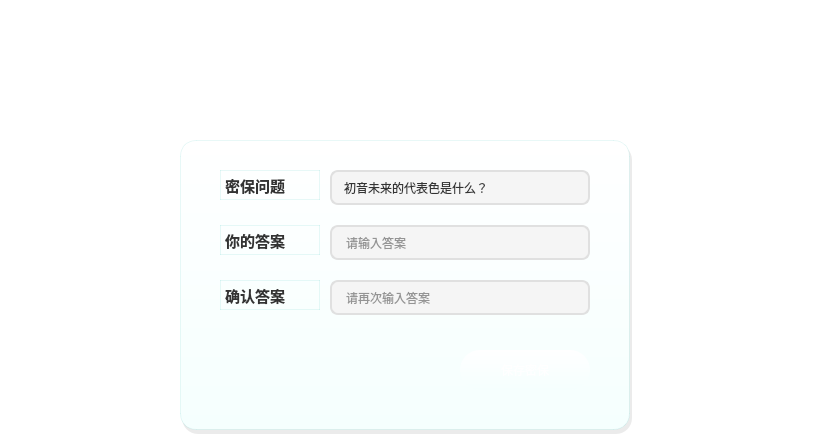
    <widget class="QWidget" name="page_13">
     <property name="styleSheet">
      <string notr="true">background: transparent;</string>
     </property>
     <widget class="QFrame" name="glass_header_security">
      <property name="geometry">
       <rect>
        <x>0</x>
        <y>0</y>
        <width>811</width>
        <height>95</height>
       </rect>
      </property>
      <property name="styleSheet">
       <string notr="true">background: rgba(255, 255, 255, 0.05); border-bottom: 1px solid rgba(255, 255, 255, 0.15);</string>
      </property>
      <property name="frameShape">
       <enum>QFrame::Shape::NoFrame</enum>
      </property>
     </widget>
     <widget class="QLabel" name="securityTitle">
      <property name="geometry">
       <rect>
        <x>30</x>
        <y>30</y>
        <width>300</width>
        <height>35</height>
       </rect>
      </property>
      <property name="font">
       <font>
        <pointsize>20</pointsize>
        <bold>true</bold>
       </font>
      </property>
      <property name="styleSheet">
       <string notr="true">color: #FFFFFF; background: transparent;</string>
      </property>
      <property name="text">
       <string>密保设置</string>
      </property>
     </widget>
     <widget class="QLabel" name="securitySubtitle">
      <property name="geometry">
       <rect>
        <x>30</x>
        <y>65</y>
        <width>280</width>
        <height>20</height>
       </rect>
      </property>
      <property name="font">
       <font>
        <pointsize>10</pointsize>
        <bold>true</bold>
       </font>
      </property>
      <property name="styleSheet">
       <string notr="true">color: rgba(255, 255, 255, 180); background: transparent;</string>
      </property>
      <property name="text">
       <string>Security Question</string>
      </property>
     </widget>
     <widget class="QPushButton" name="btn_security_back">
      <property name="geometry">
       <rect>
        <x>660</x>
        <y>15</y>
        <width>120</width>
        <height>32</height>
       </rect>
      </property>
      <property name="cursor">
       <cursorShape>PointingHandCursor</cursorShape>
      </property>
      <property name="styleSheet">
       <string notr="true">QPushButton {
    background: transparent;
    color: #FFFFFF;
    border: 2px solid #FFFFFF;
    border-radius: 15px;
    padding: 4px 16px;
    font: bold 11pt &quot;Microsoft YaHei&quot;;
}
QPushButton:hover {
    background: #FFFFFF;
    color: #39C5BB;
}
</string>
      </property>
      <property name="text">
       <string>返回</string>
      </property>
     </widget>
     <widget class="QFrame" name="shadow_card_security">
      <property name="geometry">
       <rect>
        <x>182</x>
        <y>144</y>
        <width>450</width>
        <height>290</height>
       </rect>
      </property>
      <property name="styleSheet">
       <string notr="true">background: rgba(0, 0, 0, 0.08); border-radius: 16px;</string>
      </property>
      <property name="frameShape">
       <enum>QFrame::Shape::NoFrame</enum>
      </property>
     </widget>
     <widget class="QFrame" name="card_security_form">
      <property name="geometry">
       <rect>
        <x>180</x>
        <y>140</y>
        <width>450</width>
        <height>290</height>
       </rect>
      </property>
      <property name="styleSheet">
       <string notr="true">background: qlineargradient(x1:0, y1:0, x2:0, y2:1, stop:0 #FFFFFF, stop:1 #F5FFFE); border-radius: 16px; border: 1px solid rgba(57, 197, 187, 0.12);</string>
      </property>
      <property name="frameShape">
       <enum>QFrame::Shape::NoFrame</enum>
      </property>
      <widget class="QLabel" name="label_security_question">
       <property name="geometry">
        <rect>
         <x>40</x>
         <y>30</y>
         <width>100</width>
         <height>30</height>
        </rect>
       </property>
       <property name="font">
        <font>
         <pointsize>11</pointsize>
         <bold>true</bold>
        </font>
       </property>
       <property name="styleSheet">
        <string notr="true">color: #333333; background: transparent;</string>
       </property>
       <property name="text">
        <string>密保问题</string>
       </property>
      </widget>
      <widget class="QComboBox" name="combo_security_question">
       <property name="geometry">
        <rect>
         <x>150</x>
         <y>30</y>
         <width>260</width>
         <height>35</height>
        </rect>
       </property>
       <property name="styleSheet">
        <string notr="true">QComboBox {
    background-color: #F5F5F5;
    border: 2px solid #E0E0E0;
    border-radius: 8px;
    padding: 4px 12px;
    font: 11pt &quot;Microsoft YaHei&quot;;
    color: #333333;
}
QComboBox:hover {
    border: 2px solid #39C5BB;
}
QComboBox::drop-down {
    border: none;
    width: 30px;
}
QComboBox QAbstractItemView {
    background-color: #FFFFFF;
    color: #333333;
    border: 1px solid #E0E0E0;
    selection-background-color: #E0F7F5;
    selection-color: #2A9D96;
    outline: none;
}
QComboBox::item {
    color: #333333;
}
QComboBox::item:selected {
    color: #2A9D96;
    background-color: #E0F7F5;
}</string>
       </property>
       <item>
        <property name="text">
         <string>初音未来的代表色是什么？</string>
        </property>
       </item>
       <item>
        <property name="text">
         <string>初音未来的生日是几月几号？</string>
        </property>
       </item>
       <item>
        <property name="text">
         <string>初音未来的代表曲是哪一首？</string>
        </property>
       </item>
       <item>
        <property name="text">
         <string>初音未来是由哪个公司开发的？</string>
        </property>
       </item>
       <item>
        <property name="text">
         <string>初音未来的角色编号是多少？</string>
        </property>
       </item>
      </widget>
      <widget class="QLabel" name="label_security_answer">
       <property name="geometry">
        <rect>
         <x>40</x>
         <y>85</y>
         <width>100</width>
         <height>30</height>
        </rect>
       </property>
       <property name="font">
        <font>
         <pointsize>11</pointsize>
         <bold>true</bold>
        </font>
       </property>
       <property name="styleSheet">
        <string notr="true">color: #333333; background: transparent;</string>
       </property>
       <property name="text">
        <string>你的答案</string>
       </property>
      </widget>
      <widget class="QLineEdit" name="edit_security_answer">
       <property name="geometry">
        <rect>
         <x>150</x>
         <y>85</y>
         <width>260</width>
         <height>35</height>
        </rect>
       </property>
       <property name="styleSheet">
        <string notr="true">QLineEdit {
    background-color: #F5F5F5;
    border: 2px solid #E0E0E0;
    border-radius: 8px;
    padding: 5px 12px;
    font: 11pt &quot;Microsoft YaHei&quot;;
    color: #333333;
}
QLineEdit:focus {
    border: 2px solid #39C5BB;
    background-color: #FFFFFF;
}
</string>
       </property>
       <property name="placeholderText">
        <string>请输入答案</string>
       </property>
      </widget>
      <widget class="QLabel" name="label_security_confirm">
       <property name="geometry">
        <rect>
         <x>40</x>
         <y>140</y>
         <width>100</width>
         <height>30</height>
        </rect>
       </property>
       <property name="font">
        <font>
         <pointsize>11</pointsize>
         <bold>true</bold>
        </font>
       </property>
       <property name="styleSheet">
        <string notr="true">color: #333333; background: transparent;</string>
       </property>
       <property name="text">
        <string>确认答案</string>
       </property>
      </widget>
      <widget class="QLineEdit" name="edit_security_confirm">
       <property name="geometry">
        <rect>
         <x>150</x>
         <y>140</y>
         <width>260</width>
         <height>35</height>
        </rect>
       </property>
       <property name="styleSheet">
        <string notr="true">QLineEdit {
    background-color: #F5F5F5;
    border: 2px solid #E0E0E0;
    border-radius: 8px;
    padding: 5px 12px;
    font: 11pt &quot;Microsoft YaHei&quot;;
    color: #333333;
}
QLineEdit:focus {
    border: 2px solid #39C5BB;
    background-color: #FFFFFF;
}
</string>
       </property>
       <property name="placeholderText">
        <string>请再次输入答案</string>
       </property>
      </widget>
      <widget class="QPushButton" name="btn_security_save">
       <property name="geometry">
        <rect>
         <x>280</x>
         <y>210</y>
         <width>130</width>
         <height>40</height>
        </rect>
       </property>
       <property name="cursor">
        <cursorShape>PointingHandCursor</cursorShape>
       </property>
       <property name="styleSheet">
        <string notr="true">QPushButton {
    background: qlineargradient(x1:0, y1:0, x2:1, y2:0,
        stop:0 #2A9D96, stop:1 #39C5BB);
    color: #FFFFFF;
    border: none;
    border-radius: 20px;
    font: bold 13pt &quot;Microsoft YaHei&quot;;
}
QPushButton:hover {
    background: qlineargradient(x1:0, y1:0, x2:1, y2:0,
        stop:0 #39C5BB, stop:1 #4FD4C9);
}
QPushButton:pressed {
    background: #2A9D96;
}
</string>
       </property>
       <property name="text">
        <string>保存密保</string>
       </property>
      </widget>
     </widget>
    </widget>
